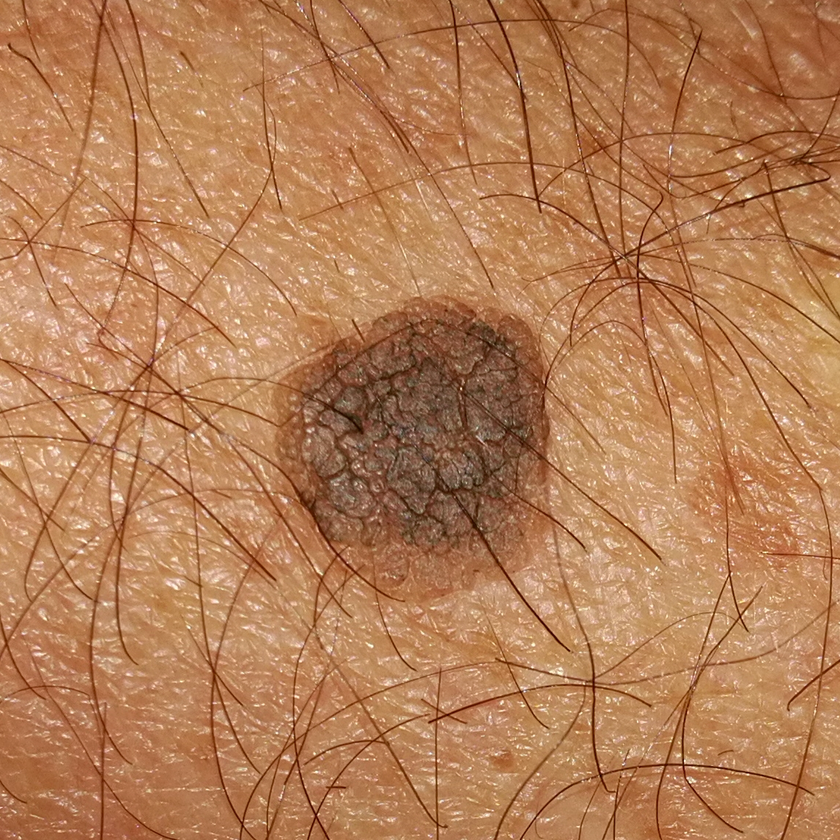
#> input picture data/images/PAT_1276_957_406.png, 840 x 840 px, shrunk from 1146 x 1145 before the run, found by its file name; its folder holds 4 pictures in this run
$ python GLCM_to_CSV.py   (older library calls are emulated)
#> lines starting #> are read from the running program, lines starting #| are printed output that depends on the picture
### code/evenness.py
import cv2
import numpy as np
# import matplotlib.pyplot as plt
import os

# [11 lines left out: function calculate_hsv_uniformity, not called in this run]

# [31 lines of commented-out code are left out]

def process_images_with_hsv_uniformity(raw_data_dir, mask_dir):
    HSV_score = {'img_id':[],
                 'hsv_score':[]}
    for filename in os.listdir(raw_data_dir):
        if filename.endswith(".png"):
            base_name = filename[:-4]
            image_path = os.path.join(raw_data_dir, filename)
            mask_name = base_name + '_mask.png'
            mask_path = os.path.join(mask_dir, mask_name)

            original_image = cv2.imread(image_path)
            mask = cv2.imread(mask_path, cv2.IMREAD_GRAYSCALE)

            if original_image is None or mask is None:
                HSV_score['img_id'].append(filename)
                HSV_score['hsv_score'].append('N/A')
                continue

            hsv_image = cv2.cvtColor(original_image, cv2.COLOR_BGR2HSV)
            uniformity_score = calculate_hsv_uniformity(hsv_image, mask)
            HSV_score['img_id'].append(filename)
            HSV_score['hsv_score'].append(uniformity_score)
    return HSV_score
            # [6 lines of commented-out code are left out]

### code/GLCM.py
#it's a good idea to make a plot to see how they are distributed
import cv2
import numpy as np
import os
from skimage.feature import graycomatrix, graycoprops

# [18 lines left out: function calculate_glcm_features, not called in this run]

def find_mask(mask_dirs, base_name):
    """Recursively find the first available mask for a given image base name from directory and subdirectories."""
    for root, dirs, files in os.walk(mask_dirs):
        for file in files:
            if file == base_name + '_mask.png':
                return cv2.imread(os.path.join(root, file), cv2.IMREAD_GRAYSCALE)
    return None

def process_images_with_glcm(data_dirs, mask_dir):
    GLMC_score = {'img_id':[],
                 'contrast':[],
                 'homogeneity':[],
                 'energy':[],
                 'correlation':[]}

    for filename in os.listdir(data_dirs):
        if filename.endswith(".png"):
            base_name = filename[:-4]
            image_path = os.path.join(data_dirs, filename)
            original_image = cv2.imread(image_path)
            if original_image is None:
                print(f"Error loading image {filename}. Skipping...")
                continue

            gray_image = cv2.cvtColor(original_image, cv2.COLOR_BGR2GRAY)
            mask = find_mask(mask_dir, base_name)
            if mask is None:
                GLMC_score['img_id'].append(filename)
                GLMC_score['contrast'].append('N/A')
                GLMC_score['homogeneity'].append('N/A')
                GLMC_score['energy'].append('N/A')
                GLMC_score['correlation'].append('N/A')
                continue

            contrast, homogeneity, energy, correlation = calculate_glcm_features(gray_image, mask)
            GLMC_score['img_id'].append(filename)
            GLMC_score['contrast'].append(contrast)
            GLMC_score['homogeneity'].append(homogeneity)
            GLMC_score['energy'].append(energy)
            GLMC_score['correlation'].append(correlation)

    return GLMC_score


# 'Brief description of sub-features
# 1. Contrast
# What It Measures: Difference in intensity between a pixel and its neighbors across the image.
# Interpretation: Higher values indicate a textured or highly variable image area.
# 2. Homogeneity
# What It Measures: How close the elements of the GLCM are to its diagonal.
# Interpretation: Higher values suggest smooth and less varied texture.
# 3. Energy
# What It Measures: Sum of squared values in the GLCM.
# Interpretation: Higher values denote uniform texture and regular patterns.
# 4. Correlation
# What It Measures: Degree to which a pixel is correlated to its neighbors.
# Interpretation: High values imply predictable patterns and structured textures.'

### code/GLCM_to_CSV.py
##This is a duplicated py file, USE THIS!

import evenness
import GLCM
import pandas as pd

# Using realitve path to navigate to the images and the masks and creating a DF from the meta data csv for the analisys
img = './data/images'
mask = './data/masks'
meta_csv = './additional_files/metadata.csv'
meta_data = pd.read_csv(meta_csv)
#> (reads additional_files/metadata.csv from the repository)
meta_data = meta_data[['img_id','diagnostic','smoke']]

# Processing the images with evenness and GLCM (and the other features too)
evenness_score = evenness.process_images_with_hsv_uniformity(img,mask)
#> in process_images_with_hsv_uniformity, original_image is the input picture: shape (840, 840, 3); mean B, G, R 86.2, 126.6, 181
#> pass 2 of the loop in process_images_with_hsv_uniformity, `for filename in os.listdir(raw_data_dir):`:
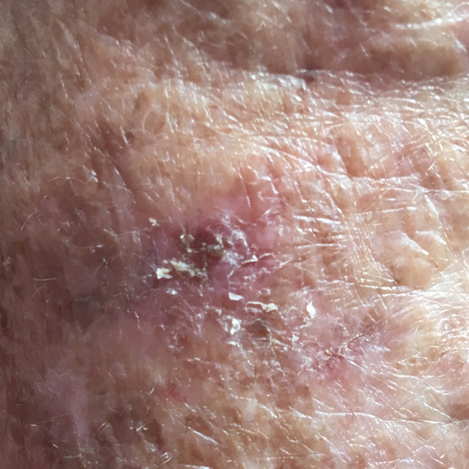
#> input picture data/images/PAT_1414_1429_59.png, 469 x 469 px, shrunk from 640 x 640 before the run, found by its file name
#> in process_images_with_hsv_uniformity, original_image is the input picture: shape (469, 469, 3); mean B, G, R 122.6, 129.6, 160.7
#> pass 3 of the loop in process_images_with_hsv_uniformity, `for filename in os.listdir(raw_data_dir):`:
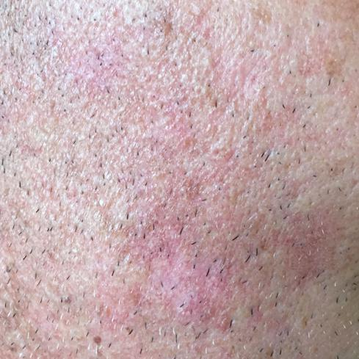
#> input picture data/images/PAT_1573_2499_849.png, 359 x 359 px, shrunk from 489 x 489 before the run, found by its file name
#> in process_images_with_hsv_uniformity, original_image is the input picture: shape (359, 359, 3); mean B, G, R 169.6, 167.4, 193.3
#> the loop made 4 passes; the first 3 are shown
#> evenness_score = {'img_id': ['PAT_1276_957_406.png', 'PAT_1414_1429_59.png', 'PAT_1573_2499_849.png', 'PAT_1926_3871_371.png'], 'hsv_score': ['N/A', 'N/A', 'N/A', 'N/A']}
GLCM_score = GLCM.process_images_with_glcm(img,mask)
#> in process_images_with_glcm, `gray_image = cv2.cvtColor(original_image, cv2.COLOR_BGR2GRAY)`:
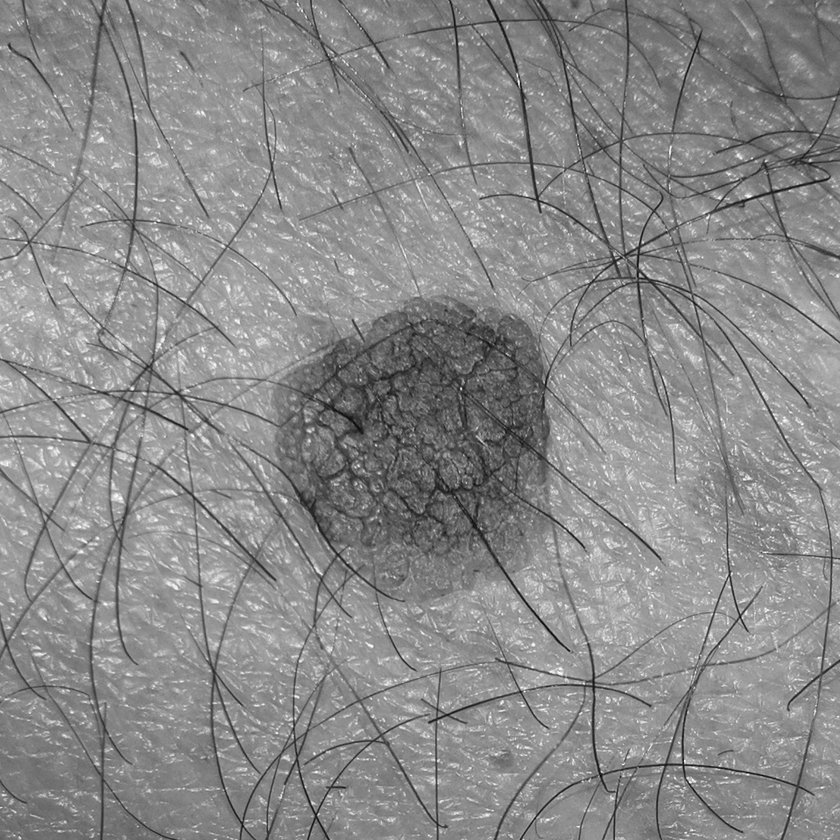
#> gray_image: shape (840, 840); min 10, max 254, mean 138.3
#> pass 2 of the loop in process_images_with_glcm, `for filename in os.listdir(data_dirs):`:
#> in process_images_with_glcm, `gray_image = cv2.cvtColor(original_image, cv2.COLOR_BGR2GRAY)`:
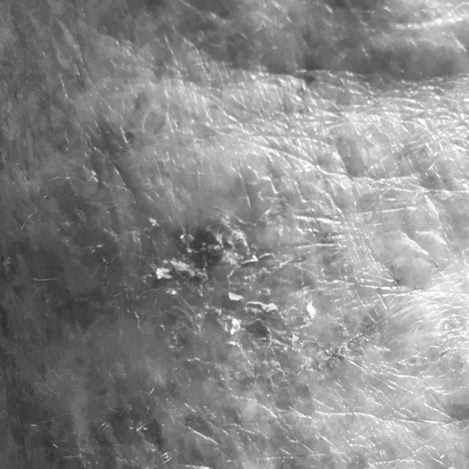
#> gray_image: shape (469, 469); min 44, max 255, mean 138.1
#> pass 3 of the loop in process_images_with_glcm, `for filename in os.listdir(data_dirs):`:
#> in process_images_with_glcm, `gray_image = cv2.cvtColor(original_image, cv2.COLOR_BGR2GRAY)`:
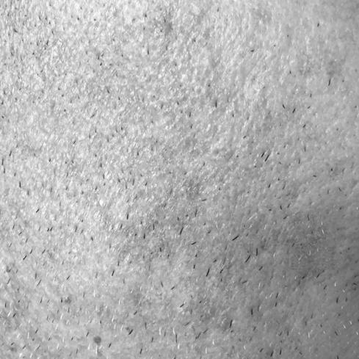
#> gray_image: shape (359, 359); min 37, max 254, mean 175.4
#> the loop made 4 passes; the first 3 are shown
#> GLCM_score = 5 items

#Creating DFs from our data and combine it with the diagnostics, and smokers
evenness_df = pd.DataFrame(evenness_score)
#> evenness_df = table of 4 rows and 2 columns
GLCM_df = pd.DataFrame(GLCM_score)
#> GLCM_df = table of 4 rows and 5 columns
combined_df = pd.merge(meta_data,evenness_df, on='img_id')
#> combined_df = table of 4 rows and 4 columns
combined_df = pd.merge(combined_df,GLCM_df, on='img_id')
#> combined_df = table of 4 rows and 8 columns
combined_df.to_csv('img_id_and_values_test_with123.csv', index=False)
